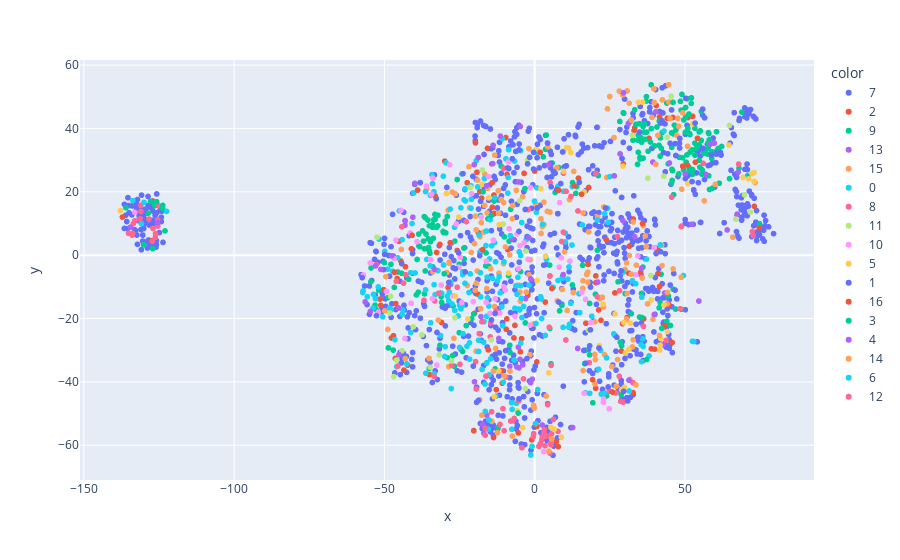

Notebook code for this chart:
### Code cell
import plotly.express as px
fig = px.scatter(x=embs[:,0], y=embs[:,1],color=y_train_lm_masked.astype(str))
fig.show()

### Figure 1 — Plotly figure (JSON) as saved in the notebook; plotly's stock layout.template omitted (floating-point values rounded to 4 significant figures; data arrays with more than 128 entries replaced by an {"elided": "..."} marker saying what was removed)
{"data": [{"hovertemplate": "color=7<br>x=%{x}<br>y=%{y}<extra></extra>", "legendgroup": "7", "marker": {"color": "#636efa", "symbol": "circle"}, "mode": "markers", "name": "7", "showlegend": true, "type": "scattergl", "x": {"elided": "702 float values"}, "xaxis": "x", "y": {"elided": "702 float values"}, "yaxis": "y"}, {"hovertemplate": "color=2<br>x=%{x}<br>y=%{y}<extra></extra>", "legendgroup": "2", "marker": {"color": "#EF553B", "symbol": "circle"}, "mode": "markers", "name": "2", "showlegend": true, "type": "scattergl", "x": [41.17, 36.29, -9.484, 73.06, -51.43, -9.594, -31.0, 44.69, -46.39, -44.51, -127.5, -15.71, 0.7344, 32.73, 33.06, 20.29, -9.272, -18.74, -3.529, -4.779, 29.48, -43.51, -20.02, -17.68, -47.67, 30.73, -19.22, -33.14, -15.45, -9.199, -31.53, -29.94, 39.91, 40.42, -127.1, -28.82, -8.986, 3.523, 28.85, -35.06, -1.003, -4.36, 29.24, -137.2, -14.26, -22.46, 17.03, 45.75, 0.6899, -18.24, 38.8, -14.17, 31.3, 43.21, 31.48, -11.03, -20.27, -14.09, 7.867, -13.44, 51.0, -13.56, -50.28, -0.02047, -42.25, -5.458, -19.7, 44.1, -46.21, -13.7, 52.58, 20.37, -6.908, -10.81, -45.16, -25.78, 14.56, 26.67, 21.27, 41.54, -46.99, -2.331, 38.04, 7.201, 33.33, 45.97, -18.94, -41.03], "xaxis": "x", "y": [1.476, -20.08, -23.39, 15.43, -13.86, 37.13, -21.24, -15.71, -32.6, -1.864, 4.587, 33.71, -54.05, -43.39, 39.36, -42.0, -20.13, 7.124, 25.82, -30.52, 28.78, -36.28, -18.38, 18.01, -26.16, -19.68, 26.18, 18.74, -29.9, 25.48, 3.377, 29.68, -29.66, 47.24, 17.12, -10.18, 1.774, -14.81, -30.33, -37.67, -58.3, -26.36, -21.66, 12.02, 28.81, 22.86, -21.48, -27.58, -33.71, 20.07, -29.57, 22.84, -5.681, -22.35, 2.817, -36.53, -55.45, 15.13, -60.45, 13.18, 43.44, 18.98, -10.89, 26.56, -34.7, -56.11, 35.45, 43.22, -15.3, -57.57, 43.81, -8.671, -26.13, -40.42, 4.382, 1.463, 24.31, -11.92, -17.3, 43.61, -25.44, -12.71, 36.86, -58.88, 40.25, 43.45, -12.31, 1.996], "yaxis": "y"}, {"hovertemplate": "color=9<br>x=%{x}<br>y=%{y}<extra></extra>", "legendgroup": "9", "marker": {"color": "#00cc96", "symbol": "circle"}, "mode": "markers", "name": "9", "showlegend": true, "type": "scattergl", "x": {"elided": "234 float values"}, "xaxis": "x", "y": {"elided": "234 float values"}, "yaxis": "y"}, {"hovertemplate": "color=13<br>x=%{x}<br>y=%{y}<extra></extra>", "legendgroup": "13", "marker": {"color": "#ab63fa", "symbol": "circle"}, "mode": "markers", "name": "13", "showlegend": true, "type": "scattergl", "x": [-4.89, -5.978, 67.31, 31.19, -27.98, 39.33, -15.91, -7.586, 21.01, -8.305, -3.972, 54.62, -16.93, 2.526, -20.03, -4.812, 48.92, 44.82, 42.6, 35.38, -0.8107, 43.23, -5.247, -17.32, -3.067, 12.59, 59.75, -5.449], "xaxis": "x", "y": [-32.91, -35.27, 12.69, 41.58, -9.213, 29.39, -50.51, 5.228, -8.495, -35.09, -34.63, -14.49, -56.21, -53.62, -39.96, 40.62, 9.154, 29.09, -28.28, -6.219, -39.15, -11.95, -35.59, -53.37, -13.74, -54.41, 35.36, -29.05], "yaxis": "y"}, {"hovertemplate": "color=15<br>x=%{x}<br>y=%{y}<extra></extra>", "legendgroup": "15", "marker": {"color": "#FFA15A", "symbol": "circle"}, "mode": "markers", "name": "15", "showlegend": true, "type": "scattergl", "x": {"elided": "144 float values"}, "xaxis": "x", "y": {"elided": "144 float values"}, "yaxis": "y"}, {"hovertemplate": "color=0<br>x=%{x}<br>y=%{y}<extra></extra>", "legendgroup": "0", "marker": {"color": "#19d3f3", "symbol": "circle"}, "mode": "markers", "name": "0", "showlegend": true, "type": "scattergl", "x": {"elided": "214 float values"}, "xaxis": "x", "y": {"elided": "214 float values"}, "yaxis": "y"}, {"hovertemplate": "color=8<br>x=%{x}<br>y=%{y}<extra></extra>", "legendgroup": "8", "marker": {"color": "#FF6692", "symbol": "circle"}, "mode": "markers", "name": "8", "showlegend": true, "type": "scattergl", "x": [3.2, 6.25, -8.002, -128.3, 2.487, -133.8, -7.195, -14.66, -135.1, -45.52, 43.73, 9.554, -24.88, -11.55, 3.075, 7.752, 12.07, 9.529, 4.306, 28.24, -9.589, -131.3, 45.55, -125.2, -133.1, 14.39, 10.38, 5.007, -10.34, 5.014, 67.86, -6.801, 5.41, -42.89, -16.22, 5.452, -3.731, 8.979, 2.382, 3.422, -2.134, -33.26, -133.9, -133.6, -0.4572, 32.66, -12.82, 4.824, -52.73, -16.47, 72.66, 3.885, 56.06, 27.54, -10.56, 20.85, 1.388, -127.2, 18.17, -19.66, 5.28, -131.0, -22.78, -5.341, 5.63, 24.83, -126.2, -27.58, 29.48, -126.2, -18.46, -125.4, -33.49, -4.262, 26.99, -14.79, 48.72, -127.0, -17.54, -31.95, -25.78, 1.899, -125.4, 5.074, -131.0, 10.45, -10.15, 5.137, 72.4, 28.14, -0.3378], "xaxis": "x", "y": [-55.11, -51.87, -52.37, 11.4, -57.36, 6.897, -52.2, -21.41, 6.91, -35.01, -26.91, 25.88, -34.45, -53.43, -56.08, -55.63, 18.51, 7.282, -47.19, -11.22, -38.45, 11.44, 18.32, 15.58, 10.82, 13.94, -26.78, -6.621, 27.47, -57.04, 28.74, -51.54, -59.84, -6.153, -38.19, -34.81, -39.05, 4.306, -58.32, -60.2, 14.37, -14.46, 6.316, 9.932, -57.31, -40.23, -17.47, -22.77, -3.017, -54.64, 6.218, -57.17, 28.97, 5.885, -48.45, -13.15, -60.35, 4.399, -33.93, -33.62, -59.35, 13.78, 10.57, -46.01, -56.33, -42.95, 6.772, -34.77, -46.42, 5.64, -24.77, 9.16, -38.25, -60.79, -43.49, -25.8, 8.986, 8.422, -21.04, -11.99, -10.12, -59.5, 11.15, -62.48, 15.7, 20.14, -55.41, 22.96, 7.437, -38.24, -56.34], "yaxis": "y"}, {"hovertemplate": "color=11<br>x=%{x}<br>y=%{y}<extra></extra>", "legendgroup": "11", "marker": {"color": "#B6E880", "symbol": "circle"}, "mode": "markers", "name": "11", "showlegend": true, "type": "scattergl", "x": [-52.45, -48.2, -2.39, 44.06, -3.123, -17.42, -34.75, -21.36, -3.006, -46.0, -14.46, -27.71, 32.53, -47.94, 64.8, -46.88, -31.77, -26.56, 71.74, 42.94, 37.65, -5.01, -10.46, 66.94, 45.39, -37.52, 69.81, 38.65, 17.86, -40.4, -44.15], "xaxis": "x", "y": [5.686, -18.27, 29.99, 37.22, -42.12, 26.88, -35.42, 21.39, 1.301, -33.12, -26.72, -33.4, 37.84, -12.97, 40.94, -38.35, -31.46, -19.74, 13.56, 24.88, 24.3, 17.13, 9.815, 11.36, 50.19, -25.17, 19.05, -6.434, -23.72, -22.61, -30.21], "yaxis": "y"}, {"hovertemplate": "color=10<br>x=%{x}<br>y=%{y}<extra></extra>", "legendgroup": "10", "marker": {"color": "#FF97FF", "symbol": "circle"}, "mode": "markers", "name": "10", "showlegend": true, "type": "scattergl", "x": [-25.22, -34.66, -46.82, -32.57, -9.773, 16.44, -8.707, -24.25, 16.93, -56.98, -31.12, -3.556, -54.67, -14.88, -27.12, -34.01, -33.94, -21.01, -15.37, 8.859, 15.61, 11.74, 34.33, -17.76, -2.204, -6.583, -49.32, -16.13, -36.0, -43.16, -34.35, -52.05, -41.12, -39.15, -44.52, -24.79, -16.15, -1.414, -5.864, 39.76, 22.92, -20.42, -4.919, -5.4, -133.0, -41.36, 8.32, 2.985, -10.31, -13.75, -26.06, -28.31, -11.62, 8.139, -6.889, -13.1, -42.99, 24.8, 22.87, -8.493, -1.584, 33.58, 18.72, -46.17], "xaxis": "x", "y": [-3.803, -1.42, -1.036, -34.7, -10.99, -43.61, 29.48, -14.95, -13.96, -6.295, -9.451, 3.877, -2.467, -18.37, -12.83, -13.74, 24.34, 19.43, 24.81, -0.8524, -11.74, -1.891, -0.219, 12.03, -1.302, -19.3, -11.43, -1.965, 21.79, -26.32, 19.2, -18.04, -15.18, 4.275, 14.13, -0.6579, -14.9, 21.32, 6.691, 2.376, -45.42, -14.7, 3.007, -4.249, 13.48, 6.998, 16.57, -62.01, -10.02, 4.737, 9.837, 28.52, -18.29, -3.776, 26.05, -13.78, 10.54, -48.52, -46.44, 8.343, -22.1, -6.215, -21.27, 4.723], "yaxis": "y"}, {"hovertemplate": "color=5<br>x=%{x}<br>y=%{y}<extra></extra>", "legendgroup": "5", "marker": {"color": "#FECB52", "symbol": "circle"}, "mode": "markers", "name": "5", "showlegend": true, "type": "scattergl", "x": [52.57, 11.19, 30.16, 41.94, -25.26, 43.02, -137.8, 12.04, -17.45, 35.95, -5.763, 6.467, 31.81, -29.36, -26.4, 72.98, -4.055, 3.644, 0.5895, 29.39, 10.65, 73.01, 34.53, 9.65, 4.707, 50.91, -8.696, 16.41, 69.31, 8.895, -11.8, 9.712, 28.95, 26.75, 22.75, 38.74, 72.28, 5.416, 0.7809, 64.64, 31.35, 1.998, -11.93, 29.83, 21.56, -22.25, -13.44, 29.68, 41.59, -15.33, 41.71, 44.16, 71.14], "xaxis": "x", "y": [41.39, 33.86, -30.86, -26.3, 12.01, -15.75, 14.04, 32.38, 22.31, 48.25, -49.14, -54.99, -21.46, 19.47, -12.97, 26.08, -54.49, -0.3048, 33.52, 28.1, 33.93, 23.26, 48.25, 26.43, -37.15, 22.58, -5.641, 19.96, 24.56, -57.52, 9.599, 32.83, -42.49, -18.57, -15.42, -14.15, 25.72, -54.33, -7.998, 34.75, -29.73, 20.97, -36.58, -41.71, -28.59, -20.18, -44.7, -21.33, -29.94, 18.08, -28.39, -24.12, 24.06], "yaxis": "y"}, {"hovertemplate": "color=1<br>x=%{x}<br>y=%{y}<extra></extra>", "legendgroup": "1", "marker": {"color": "#636efa", "symbol": "circle"}, "mode": "markers", "name": "1", "showlegend": true, "type": "scattergl", "x": {"elided": "149 float values"}, "xaxis": "x", "y": {"elided": "149 float values"}, "yaxis": "y"}, {"hovertemplate": "color=16<br>x=%{x}<br>y=%{y}<extra></extra>", "legendgroup": "16", "marker": {"color": "#EF553B", "symbol": "circle"}, "mode": "markers", "name": "16", "showlegend": true, "type": "scattergl", "x": [23.83, -45.77, -17.3, 32.78, -46.64, 35.26, 7.953, 25.83, -12.78, 53.46, -28.09, 20.35, 13.09, 35.88, -51.2, 41.0, 1.811, 41.53, 22.06, 49.24, -42.99, 15.58, -32.64, 17.97, -6.586, -40.8, 17.76, 74.69, 5.723, -38.95, 54.15, 19.26, 50.85], "xaxis": "x", "y": [4.844, -7.385, 1.725, 11.41, -5.413, -5.403, 20.49, -43.21, -42.45, 29.33, 3.925, -6.547, 21.94, 9.977, -15.83, -5.813, 32.47, -9.915, -20.57, 28.07, -3.692, 19.22, 0.8348, 21.36, -22.16, 6.266, -2.924, 8.611, -10.53, 20.55, 36.9, -39.32, 28.38], "yaxis": "y"}, {"hovertemplate": "color=3<br>x=%{x}<br>y=%{y}<extra></extra>", "legendgroup": "3", "marker": {"color": "#00cc96", "symbol": "circle"}, "mode": "markers", "name": "3", "showlegend": true, "type": "scattergl", "x": [-3.226, -17.19, 2.85, 4.977, -123.8, 46.03, -14.44, 3.83, -30.11, 37.29, 34.8, -123.8, -5.492, -136.0, 48.48, 45.18, -130.1, 55.78, 28.47, 28.89, -125.8, -123.0, 53.32], "xaxis": "x", "y": [20.99, 20.0, 31.02, -3.137, 15.7, 48.24, 12.5, 37.91, -5.884, -32.93, 41.49, 14.75, -49.84, 14.96, 48.57, -22.21, 3.253, 26.47, -27.5, -28.61, 16.87, 7.642, 31.54], "yaxis": "y"}, {"hovertemplate": "color=4<br>x=%{x}<br>y=%{y}<extra></extra>", "legendgroup": "4", "marker": {"color": "#ab63fa", "symbol": "circle"}, "mode": "markers", "name": "4", "showlegend": true, "type": "scattergl", "x": [-45.29, -43.15, 31.36, 26.47, -134.6, -20.14, 9.486, -1.339, 29.32, 56.95, -1.946, -11.93, -1.371, 40.32, -51.19, -33.33, 64.03, 29.56, -17.88, -54.67, -45.15, -18.78, 58.42, 39.75, -5.413, -52.93, -56.42, 14.3, -11.48, 28.4, 50.06, -39.9, -16.02, 4.654, -43.17, -125.5, -40.54, -13.85, 33.25, 52.19, 35.59, -47.54, 67.69, -13.96], "xaxis": "x", "y": [-16.68, 10.92, -39.46, 25.03, 8.816, 28.57, -6.141, -7.489, 10.94, 25.5, 5.528, -26.29, -40.25, 45.27, -4.51, -4.445, 7.957, 51.24, -19.41, -17.74, -31.4, 30.81, 35.05, -18.73, 23.11, -3.402, -14.75, -29.45, 37.59, 31.97, 25.7, 22.66, 21.89, 28.56, 9.419, 10.22, 11.97, 34.66, 5.812, 9.722, -4.142, -0.2478, 26.22, 28.89], "yaxis": "y"}, {"hovertemplate": "color=14<br>x=%{x}<br>y=%{y}<extra></extra>", "legendgroup": "14", "marker": {"color": "#FFA15A", "symbol": "circle"}, "mode": "markers", "name": "14", "showlegend": true, "type": "scattergl", "x": [40.25, 4.717, 32.13, 33.69, 25.67, 5.614, 22.5, -7.443, 60.11, 37.55, -8.223, 3.822, 27.09, -13.77, 31.52, 41.52, 46.06, 30.78, 48.75, 30.6, 50.86, 36.76, 32.76, -10.16, 35.76], "xaxis": "x", "y": [28.69, -61.87, -6.027, -40.93, -35.19, -57.97, -13.27, -57.1, 22.35, -15.4, -36.61, -44.47, -41.41, -36.61, -0.1235, -25.33, -4.36, -12.11, -7.0, -2.433, 34.38, 6.068, 10.47, -38.1, -7.218], "yaxis": "y"}, {"hovertemplate": "color=6<br>x=%{x}<br>y=%{y}<extra></extra>", "legendgroup": "6", "marker": {"color": "#19d3f3", "symbol": "circle"}, "mode": "markers", "name": "6", "showlegend": true, "type": "scattergl", "x": [-130.0, -122.5], "xaxis": "x", "y": [16.68, 13.81], "yaxis": "y"}, {"hovertemplate": "color=12<br>x=%{x}<br>y=%{y}<extra></extra>", "legendgroup": "12", "marker": {"color": "#FF6692", "symbol": "circle"}, "mode": "markers", "name": "12", "showlegend": true, "type": "scattergl", "x": [-36.84, -44.22, -46.04, 48.38, 20.34, -14.34, 5.091, -19.48, -43.64, 28.63, 36.18, -16.48], "xaxis": "x", "y": [-14.25, 8.958, -8.254, -16.95, 25.78, -49.43, -6.538, -42.25, -8.829, -46.14, -22.48, -56.85], "yaxis": "y"}], "layout": {"legend": {"title": {"text": "color"}, "tracegroupgap": 0}, "margin": {"t": 60}, "xaxis": {"anchor": "y", "domain": [0, 1], "title": {"text": "x"}}, "yaxis": {"anchor": "x", "domain": [0, 1], "title": {"text": "y"}}}}
